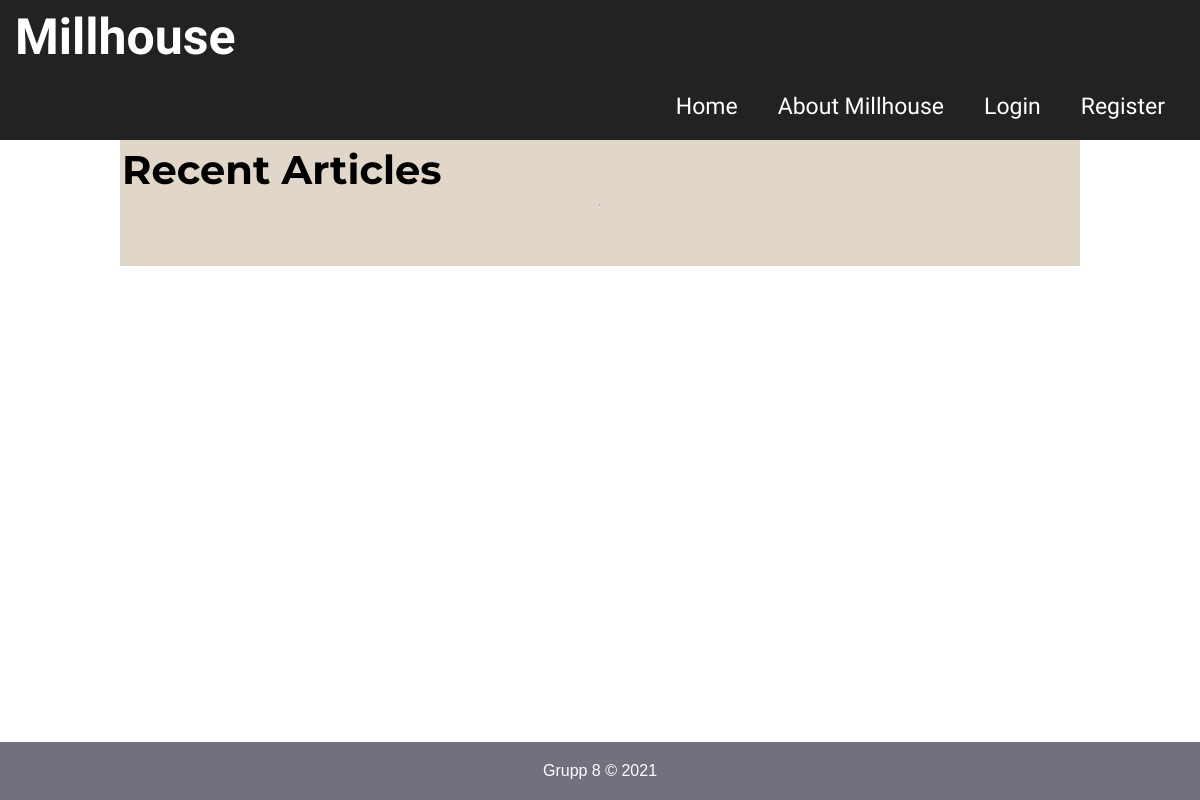
Before: / with the older database file.
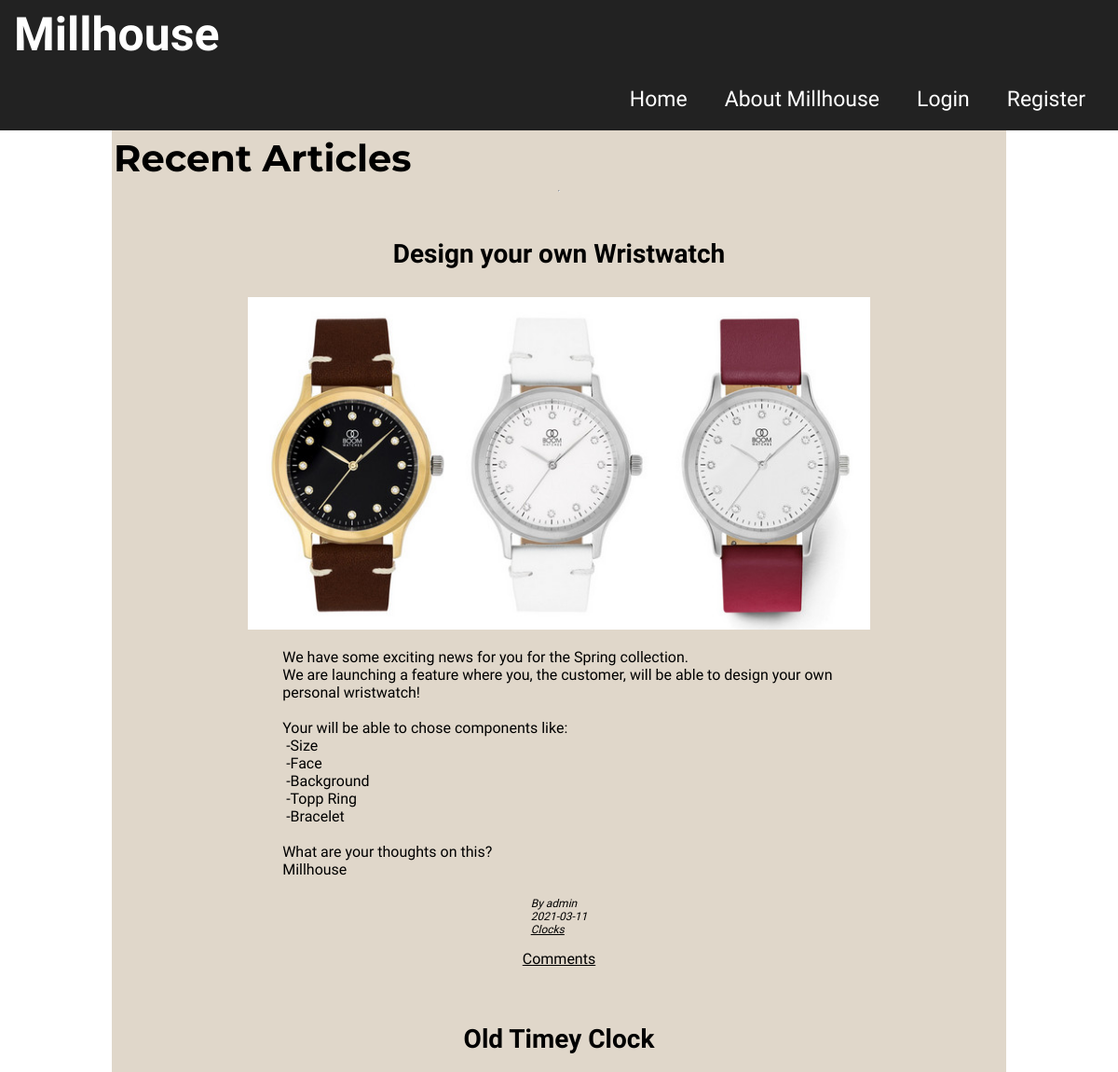
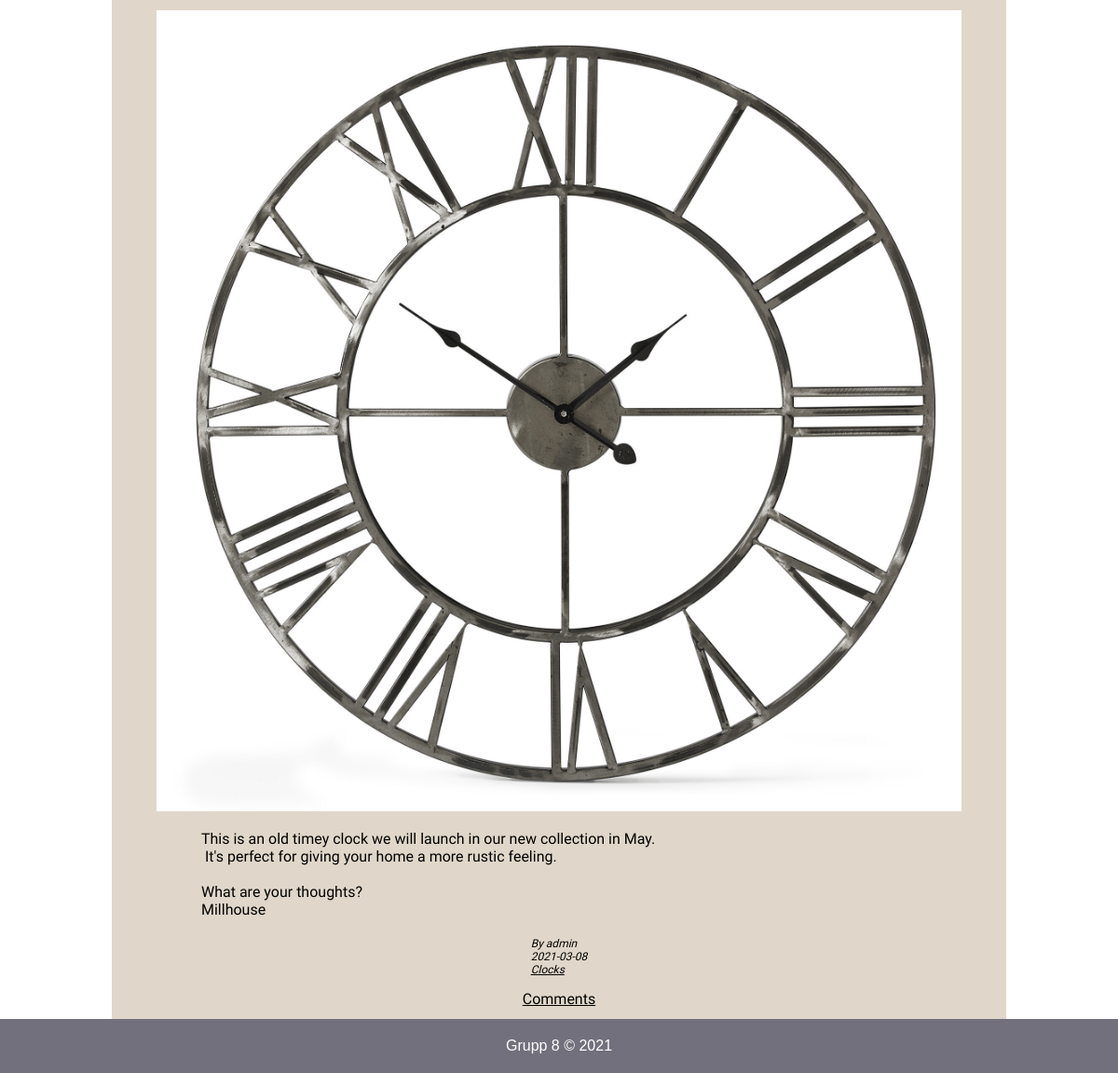
After: the same page with the newer database file (2 pictures, top to bottom).
### tables this page shows
CREATE TABLE `posts`(
`ID` INT PRIMARY KEY NOT NULL AUTO_INCREMENT,
`Title` VARCHAR(30) NOT NULL,
`Image` VARCHAR(200),
`Category` VARCHAR(30) NOT NULL DEFAULT 'uncategorized',
`Date` DATE NOT NULL,
`UserID` INT NOT NULL,
`Content` TEXT NOT NULL,
CONSTRAINT FK_user_post FOREIGN KEY(UserID) REFERENCES users(ID)
);

CREATE TABLE `users`(
`ID` INT PRIMARY KEY NOT NULL AUTO_INCREMENT,
`Firstname` VARCHAR(20) NOT NULL,
`Lastname` VARCHAR(40) NOT NULL,
`Username` VARCHAR(20) NOT NULL UNIQUE,
`Email` VARCHAR(200) NOT NULL UNIQUE,
`Password` VARCHAR(32) NOT NULL,
`Role` VARCHAR(5) NOT NULL DEFAULT 'user'
);

### Includes/functions.php (called while the page is built)
<?php
function escape($string){
    return htmlspecialchars($string, ENT_COMPAT, 'UTF-8');
}
?>

### classes/Posts.php (the view, shortened to what this page needs)
<?php
$path = $_SERVER['DOCUMENT_ROOT'];
include($path . "/CMS_Projekt_Grupp8/includes/functions.php");
class Post
{
    private $id;
    private $title;
    private $image;
    private $category;
    private $content;
    private $date;
    private $username;
    function __construct($id_IN, $title_IN, $image_IN, $category_IN, $content_IN, $date_IN, $userId_IN, $username_IN)
    {
        $this->id = $id_IN;
        $this->title = escape($title_IN);
        $this->image = $image_IN;
        $this->category = escape($category_IN);
        $this->content = escape($content_IN);
        $this->date = $date_IN;
        $this->username = $username_IN;
    }
    function createPostHtml()
    {
        echo "<article class='post' id='$this->id'>";
        echo "<h3 class='post__title'>$this->title</h3>";
        echo "<aside class='post__meta'><adress>By $this->username</adress><time datetime='$this->date'>$this->date</time><a href='/CMS_Projekt_Grupp8/index.php?category=$this->category'>$this->category</a></aside>";
        if (isset($this->image)){
            echo "<img class='post__img'src='/CMS_Projekt_Grupp8/views/$this->image' alt='Blog post image' />";
        }
        echo "<p class='post__content'>$this->content</p>";
        $fileName = basename($_SERVER['PHP_SELF']);
        if ($fileName == "index.php") {
            echo "<a class='post__comment' href='views/comments.php?id=$this->id'>Comments</a>";
        } elseif ($fileName == "comments.php") {
        }
        echo "</article>";
    }
}

### index.php (shortened to what this page needs)
<?php include("includes/database.php") ?>
<!DOCTYPE html>
<html lang="en">
<head>
    <link rel="stylesheet" href="css/style.css?v=<?php echo time(); ?>">
</head>
<body>
    <main class="container">
        <?php include("includes/header.php"); ?>
        <div class="content">
            <h2 class="content-title">Recent Articles</h2>
            <hr>
            <?php include("includes/printPosts.php") ?>
        </div>
    </main>
    <?php include("includes/footer.php"); ?>
</body>
</html>

### Includes/header.php (shortened to what this page needs)
<header class="navbar">
    <div class="logo_div">
        <a class=headerLinks href="/CMS_Projekt_Grupp8/index.php">
            <h1 class="h1Header">Millhouse</h1>
        </a>
    </div>
    <nav>
        <ul class="headerUl">
            <li class="headerLi"><a class=headerLinks href="/CMS_Projekt_Grupp8/index.php">Home</a></li>
            <li class="headerLi"><a class=headerLinks href="/CMS_Projekt_Grupp8/views/aboutUs.php">About Millhouse</a></li>
            <?php
            if (!isset($_SESSION['is_Login'])) { ?>
                <li class="headerLi"><a class=headerLinks href="/CMS_Projekt_Grupp8/views/login.php">Login</a></li>
                <li class="headerLi"><a class=headerLinks href="/CMS_Projekt_Grupp8/views/register.php">Register</a></li>
            <?php  } ?>
        </ul>
    </nav>
</header>

### Includes/footer.php
<footer class="footer">
	<p class="footerText">Grupp 8 &copy; <?php echo date('Y'); ?></p>
</footer>

### Includes/printPosts.php
<?php
include("classes/Posts.php");
if (isset($_GET['category'])){
    $category = ($_GET['category']);
    $stm = $db->prepare("SELECT p.ID, p.Title, p.Image, p.Category, p.Content, p.Date, p.UserId, u.Username FROM posts as p
    JOIN users as u ON u.Id=p.UserId WHERE p.Category = :category_IN ORDER BY p.ID DESC");
    $stm->bindParam(':category_IN', $category);
    $stm->execute();
} else {
    $stm = $db->query("SELECT p.ID, p.Title, p.Image, p.Category, p.Content, p.Date, p.UserId, u.Username FROM posts as p
    JOIN users as u WHERE u.Id=p.UserId ORDER BY p.ID DESC");
}
while ($row = $stm->fetch()) {
    $i = $row["ID"];
    $post[$i] = new Post($row["ID"], $row["Title"], $row["Image"], $row["Category"], $row["Content"], $row["Date"], $row["UserId"], $row["Username"]);
    $post[$i]->createPostHtml();
}

### Css/style.css (style rules this page uses)
* { box-sizing: border-box; padding: 0px; margin: 0px; }
body { font-family: sans-serif; font-size: 16px; position: relative; min-height: 100vh; }
.container { width: 100%; margin: 0px auto; }
.navbar { background: #222; padding: 0 15px; }
.headerUl { font-size: 23px; display: flex; flex-wrap: wrap; justify-content: flex-end; font-family: 'Dancing Script'; }
.headerLinks { text-decoration: none; color: white; }
.headerLi { list-style-type: none; padding: 20px 20px 20px 20px; display: block; }
.logo_div { font-size: 20px; padding: 7.5px 10px 7.5px 0px; }
.footer { color: white; background-color: #73707D; width: 100%; margin: 20px auto 0px; padding: 20px; position: absolute; bottom: 0; text-align: center; }
.content { width: 80%; margin: 0px auto; background-color:rgb(224, 215, 202); padding-bottom: 60px; display: flex; flex-direction: column; align-items: center; font-family: 'Shippori Mincho B1', serif; }
.post { display: flex; align-items: center; flex-direction: column; padding-top: 50px; }
.post__title { order: 0; padding-bottom: 30px; font-size: 28px; }
.post__img { order: 1; max-width:90%; }
.post__content { order: 2; padding-top: 20px; font-size: 16px; white-space: pre-wrap; width:80%; }
.post__meta { order: 3; padding-top: 5px; display: flex; flex-direction: column; font-style: italic; font-size: 12px; padding-bottom: 15px; padding-top: 20px; }
.post__comment { order: 4; padding-bottom: 10px; }
a { color: black; }
.content-title { flex-grow: 3; align-self: flex-start; padding: 5px 0px 10px 2px; font-size: 40px; }
.h1Header { font-family: 'Dancing Script', cursive; font-size: 50px; }
.bg h1,h2 { font-family: 'Montserrat', sans-serif; }

Changed rows visible on the page:
added posts: Title "Design your own Wristwatch", UserID.Username "admin", Date "2021-03-11", Category "Clocks", Image (picture), Content "We have some exciting news for you for the Spring collection. We are launching a feature where you, the customer, will be able to design your own personal wristwatch! Your will be able to chose components like: -Size -Face -Background -Topp Ring -Bracelet What are your thoughts on this? Millhouse"
added posts: Title "Old Timey Clock", UserID.Username "admin", Date "2021-03-08", Category "Clocks", Image (picture), Content "This is an old timey clock we will launch in our new collection in May. It's perfect for giving your home a more rustic feeling. What are your thoughts? Millhouse"
